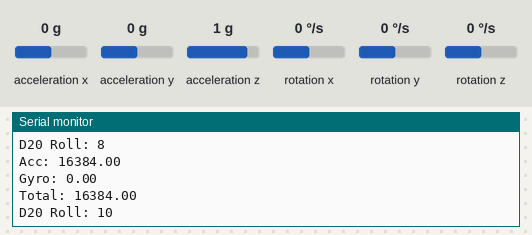
Recording of a sketch running on a simulated Arduino Uno, built with avr-gcc and run on an emulated ATmega328P. On the bench: the last lines printed to the serial monitor. The inputs (shaded band) are chosen by the test bench; at power-on: acceleration x 0 g, acceleration y 0 g, acceleration z 1 g, rotation x 0 °/s, rotation y 0 °/s, rotation z 0 °/s. Random numbers use the default seed unless the sketch sets one.

Above: at 1.2 s.
1.3 s: acceleration x set to -1.4 g
At 2.6 s:
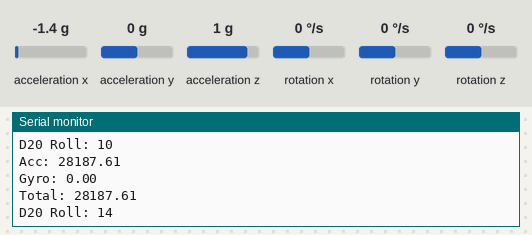
2.8 s: acceleration y set to -1.4 g
At 3.9 s:
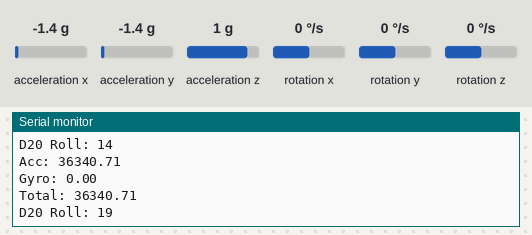
4.3 s: acceleration z set to -1.4 g
At 5.6 s:
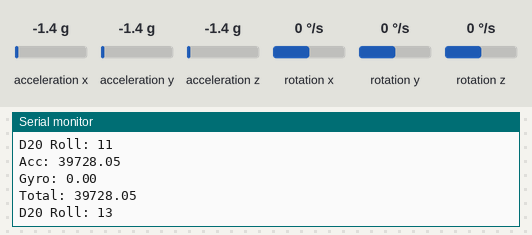
5.8 s: rotation x set to -192 °/s
At 6.9 s:
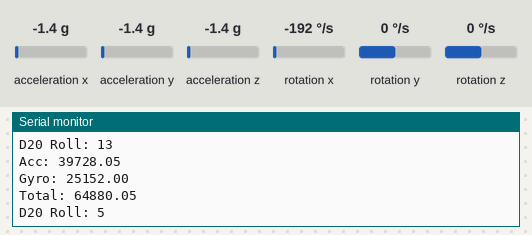
7.3 s: rotation y set to -192 °/s
At 8.9 s:
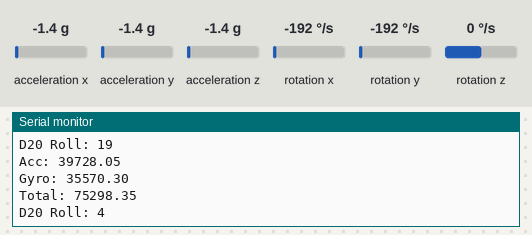
Timing chart, 0 to 9.8 s (numbered marks = the images above; inputs shaded):
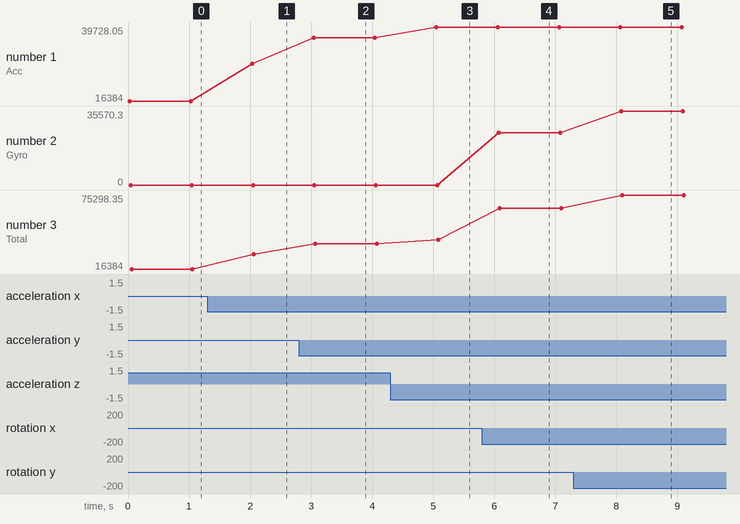

The sketch:

random_mpu6050.ino
```cpp
#include <Wire.h>
#include <MPU6050.h>

MPU6050 mpu;

void setup() {

  Serial.begin(9600);
  Wire.begin();
  mpu.initialize();

  if (mpu.testConnection()) {
    Serial.println("MPU6050 connection successful");
  } else {
    Serial.println("MPU6050 connection failed");
  }

}

void loop() {

 int16_t ax, ay, az;
 int16_t gx, gy, gz;

 mpu.getMotion6(&ax, &ay, &az, &gx, &gy, &gz);

  float fax = (float)ax;
  float fay = (float)ay;
  float faz = (float)az;

  float fgx = (float)gx;
  float fgy = (float)gy;
  float fgz = (float)gz;

 float aSum = sqrt(fax * fax + fay * fay + faz * faz);
 float gSum = sqrt(fgx * fgx + fgy * fgy + fgz * fgz);

unsigned long seedValue = (aSum + gSum);

int randomNumber = random(1, 21);

 Serial.print("Acc: "); Serial.println(aSum);
 Serial.print("Gyro: "); Serial.println(gSum);
 Serial.print("Total: "); Serial.println(aSum + gSum);

 Serial.print("D20 Roll: "); Serial.println(randomNumber);

 delay(1000);

}
```

Measured:
- after the input at 1.3 s, the serial monitor: prints a new line after 0.73 s (image 1)
- after the input at 2.8 s, the serial monitor: prints a new line after 0.24 s (image 2)
- after the input at 4.3 s, the serial monitor: prints a new line after 0.75 s (image 3)
- after the input at 5.8 s, the serial monitor: prints a new line after 0.27 s (image 4)
- after the input at 7.3 s, the serial monitor: prints a new line after 0.79 s (image 5)
- plotted number 1: 16384 → 28187.61 after the input at 1.3 s, 28187.61 → 36340.71 after the input at 2.8 s, 36340.71 → 39728.05 after the input at 4.3 s
- plotted number 2: 0 → 25152 after the input at 5.8 s, 25152 → 35570.3 after the input at 7.3 s
- plotted number 3: 16384 → 28187.61 after the input at 1.3 s, 28187.61 → 36340.71 after the input at 2.8 s, 36340.71 → 39728.05 after the input at 4.3 s, 39728.05 → 64880.05 after the input at 5.8 s, 64880.05 → 75298.35 after the input at 7.3 s
